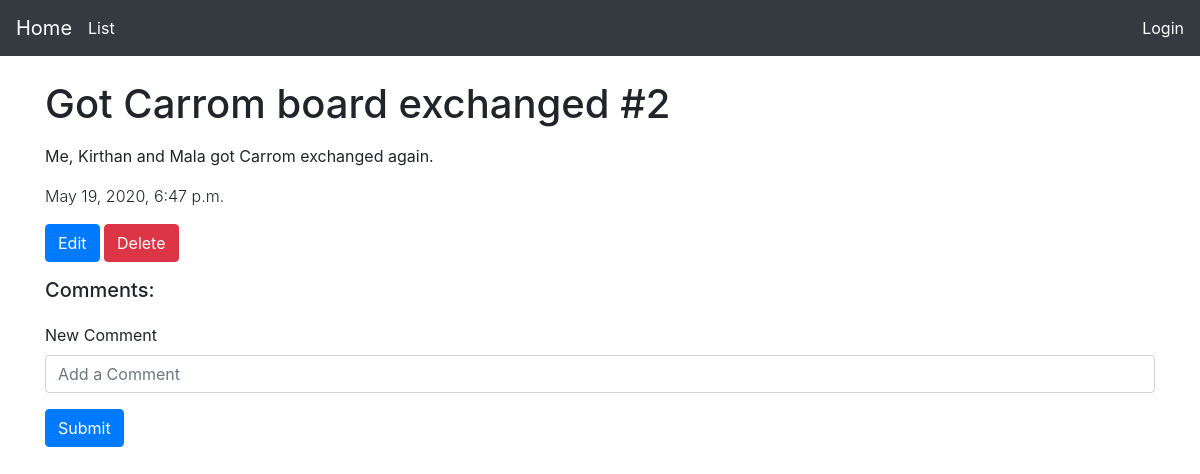
Page /issues/2/ on the earlier database version.
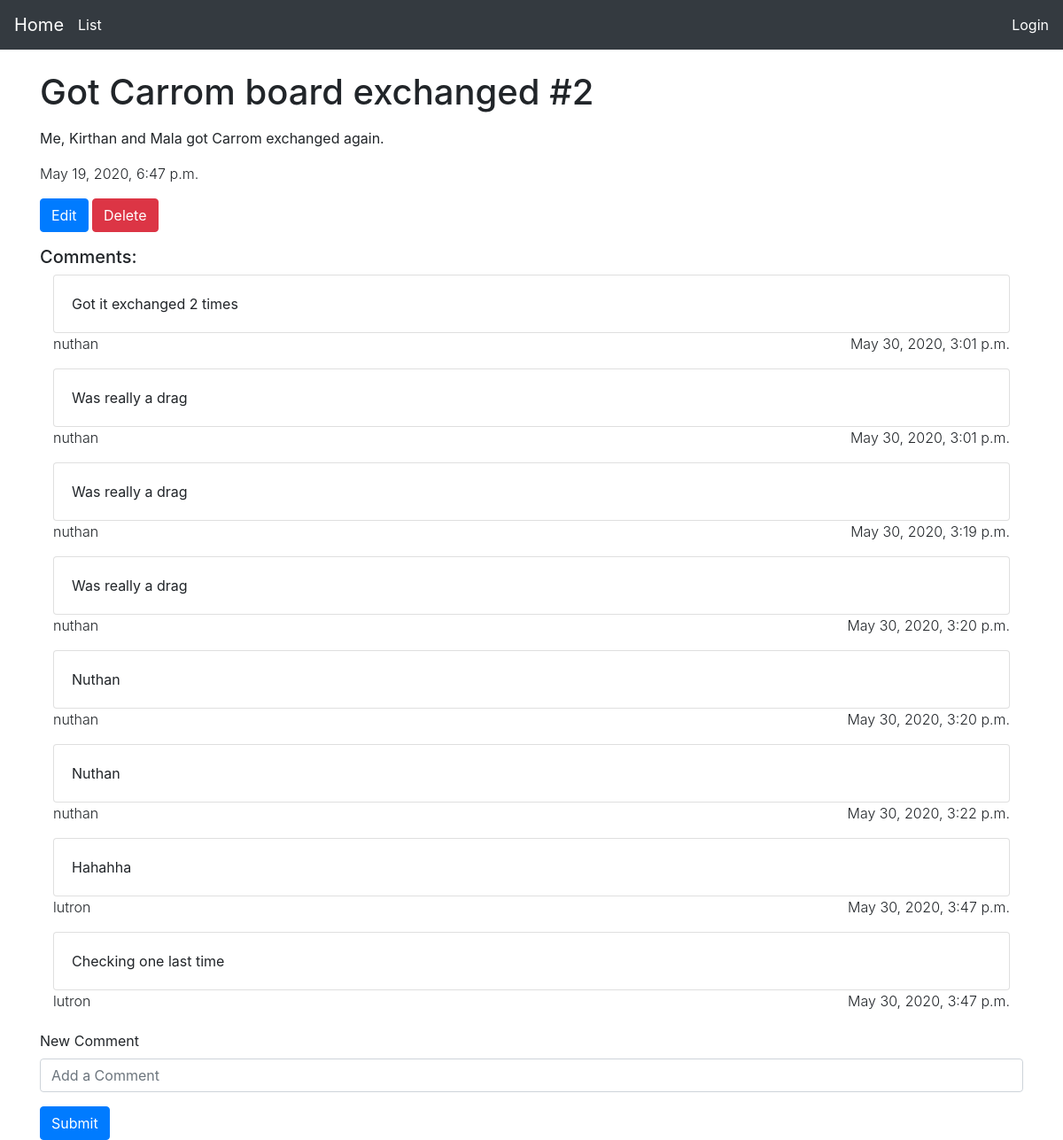
Same page on the later database version.
### issues/models.py (models this page shows, shortened)
class Issue(models.Model):
    user = models.ForeignKey(User, related_name='issues',on_delete=models.CASCADE)
    title = models.CharField(blank=False, max_length=250)
    issue_no = models.AutoField(primary_key=True)
    created_at = models.DateTimeField(auto_now=True)
    details = models.TextField(blank=False)
    class TypeOfIssue(models.TextChoices):
        STORY = 'ST', _('Story')
        BUG = 'BU', _('Bug')
        TASK = 'TA', _('Task')
    class Status(models.TextChoices):
        OPEN = 'OP', _('Open')
        IN_PROGRESS = 'IN', _('In Progress')
        CLOSED = 'CL', _('Closed')
    type = models.CharField(
        max_length=2,
        choices=TypeOfIssue.choices,
        default=TypeOfIssue.BUG,
    )
    status = models.CharField(
        max_length=2,
        choices=Status.choices,
        default=Status.OPEN,
    )

### comments/models.py (models this page shows, shortened)
class Comment(models.Model):
  content = models.TextField(blank=False)
  issue = models.ForeignKey(Issue, related_name='comments', on_delete=models.CASCADE)
  user = models.ForeignKey(User, related_name='comments',on_delete=models.CASCADE)
  created = models.DateTimeField(editable=False)
  modified = models.DateTimeField()

### issues/views.py (the view)
# urls.py: path('<int:pk>/', views.issue_detail, name='detail'),
def issue_detail(request, pk):
    template_name = 'issues/issue_detail.html'
    issue = models.Issue.objects.get(pk=pk)
    comments = issue.comments.all()
    if request.method == 'POST':
        comment_form = CommentForm(data=request.POST)
        if comment_form.is_valid():
            new_comment = comment_form.save(commit=False)
            new_comment.issue = issue
            new_comment.user = request.user
            new_comment.save()
            return HttpResponseRedirect(request.path_info)
    else:
        comment_form = CommentForm()
    data = {
        'issue': issue,
        'comments': comments,
        'comment_form': comment_form
    }
    return render(request, template_name, data)

### comments/forms.py
class CommentForm(forms.ModelForm):
    class Meta:
        model = Comment
        fields = ('content',)
        widgets = {
            'content': forms.TextInput(attrs={'class': 'form-control','placeholder': "Add a Comment", 'id': 'content'}),
        }

### issues/templates/issues/issue_detail.html (shortened to what this page needs)
{% extends 'base.html' %} {% block content %}
<h1>
  {{issue.title}}
  <span class="{{className}}">
    #{{issue.issue_no}}
  </span>
</h1>
<p class="font-weight-normal">{{issue.details|linebreaks}}</p>
<p class="font-weight-light">{{ issue.created_at }}</p>
<a
  class="btn btn-primary"
  role="button"
  href="{% url 'issues:edit' pk=issue.pk %}"
  >Edit</a
>
<a
  class="btn btn-danger"
  role="button"
  href="{% url 'issues:delete' pk=issue.pk %}"
  >Delete</a
>
<h5 class="mt-3">Comments:</h5>
<div class="container">
  {% for comment in comments %}
  <div class="card">
    <div class="card-body">
      {{ comment.content }}
    </div>
  </div>
  <p class="font-weight-light">
    {{ comment.user}}
    <span class="float-right">
      {{ comment.created }}
    </span>
  </p>
  {% endfor %}
</div>
<form method="post" style="margin-top: 1.3em;">
  <div class="form-group">
    <label for="content">New Comment</label>
    {{ comment_form.content }}
  </div>
  <button type="submit" class="btn btn-primary">Submit</button>
</form>
{% endblock %}

### templates/base.html (shortened to what this page needs)
<!DOCTYPE html>
<html lang="en">
  <head>
    <link
      rel="stylesheet"
      href="https://stackpath.bootstrapcdn.com/bootstrap/4.1.3/css/bootstrap.min.css"
    />
  </head>
  <body>
    <nav class="navbar navbar-dark bg-dark mb-4">
      <a class="navbar-brand" href="{% url 'home' %}">
        Home
      </a>
      <a class="mr-auto text-white" href="{% url 'issues:list' %}">List</a>
      {% if not user.is_authenticated %}
        <a class="text-white" href="{% url 'account_login' %}">Login</a>
      {% else %}
        <a class="text-white mr-2" href="#">{{user.username}}</a>
        <a class="text-white" href="{% url 'account_logout' %}">Logout</a>
      {% endif %}
    </nav>
    <div class="container">
      {% block content %} {% endblock %}
    </div>
  </body>
</html>

Differences in the rows shown:
added Comment: content "Got it exchanged 2 times", user "nuthan", created "May 30, 2020, 3:01 p.m."
added Comment: content "Was really a drag", user "nuthan", created "May 30, 2020, 3:01 p.m."
added Comment: content "Was really a drag", user "nuthan", created "May 30, 2020, 3:19 p.m."
added Comment: content "Was really a drag", user "nuthan", created "May 30, 2020, 3:20 p.m."
added Comment: content "Nuthan", user "nuthan", created "May 30, 2020, 3:20 p.m."
added Comment: content "Nuthan", user "nuthan", created "May 30, 2020, 3:22 p.m."
added Comment: content "Hahahha", user "lutron", created "May 30, 2020, 3:47 p.m."
added Comment: content "Checking one last time", user "lutron", created "May 30, 2020, 3:47 p.m."
